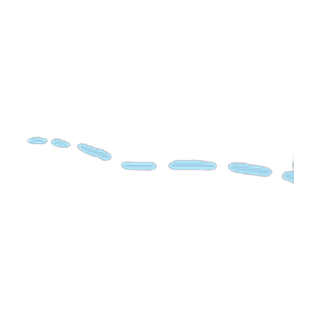
#> input picture legend-match/scripts/assetbuild/crops_out/crop_17.png, 320 x 320 px
$ python split_river_lake.py
#> lines starting #> are read from the running program, lines starting #| are printed output that depends on the picture; after the words box and inside, x2 and y2 are one past the last pixel; in counts of white or black regions, pixels touching at a corner belong together
# -*- coding: utf-8 -*-
"""把教材图里的「常年河、湖」「时令河、湖」拆成"河"与"湖"两个符号。

这两个图例在教材上是一个组合符号（一条线末端扩成湖面），
但游戏里「常年河」与「湖泊」是两个独立图例 ⇒ 必须拆开，否则两张牌同图不可判定。

拆分判据：逐列统计 alpha 的**竖向跨度**。线段只有几个像素高，
湖面则高得多 ⇒ 跨度明显变大的连续列就是湖。
"""
import os, sys
import numpy as np
from PIL import Image

HERE = os.path.dirname(os.path.abspath(__file__))
OUT = os.path.join(HERE, "crops_out")


def split(path_in, path_river, path_lake):
    im = Image.open(path_in).convert("RGBA")
#> im is the input picture: PIL image 320x320 RGBA; mean R, G, B, A 3, 3.9, 4.2, 3.8
    a = np.asarray(im)[:, :, 3] > 120
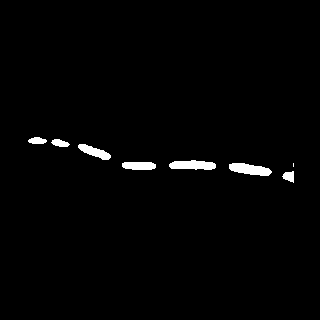
#> a: shape (320, 320) bool; 1.5% white; 8 white regions (1 under 20 px), largest, box (x1, y1, x2, y2) and area: (229, 163, 272, 176) 375, (169, 160, 216, 170) 363, (78, 144, 111, 160) 258
    H, W = a.shape
#> H = 320; W = 320
    span = np.zeros(W)
#> span = 320 values from 0 to 0
    for x in range(W):
        ys = np.where(a[:, x])[0]
        span[x] = (ys[-1] - ys[0] + 1) if len(ys) else 0
#> this loop made 320 passes
#> ys on passes 29 to 31: [140, 141], [139, 140, 141, 142], [139, 140, 141, 142]
#> after the loop, span = 320 values, max 20 at index 293, min 0 at index 0, mean 4.84
    nz = span[span > 0]
#> nz = 207 values, max 20 at index 206, min 1 at index 19, mean 7.49
    if len(nz) == 0:
        raise RuntimeError("空图 %s" % path_in)
    med = float(np.median(nz))
#> med = 8
    lake_cols = span > max(med * 2.2, med + 6)
    idx = np.where(lake_cols)[0]
#> idx = [293]
    if len(idx) == 0:
        raise RuntimeError("没找到湖面 %s（中位跨度 %.1f）" % (path_in, med))
    # 取最长的连续段
    runs, s = [], idx[0]
#> runs = []; s = 293
    for i, x in enumerate(idx):
        if i and x - idx[i - 1] > 3:
            runs.append((s, idx[i - 1])); s = x
#> this loop made 1 pass
    runs.append((s, idx[-1]))
    lx0, lx1 = max(runs, key=lambda r: r[1] - r[0])
#> lx0 = 293; lx1 = 293
    pad = 3
    lx0 = max(0, lx0 - pad); lx1 = min(W - 1, lx1 + pad)
#> after `lx0 = max(0, lx0 - pad)`: lx0 = 290
#> after `lx1 = min(W - 1, lx1 + pad)`: lx1 = 296

    # 湖：湖面列；河：湖面之前的线
    lake = im.crop((lx0, 0, lx1 + 1, H))
    river = im.crop((0, 0, max(1, lx0 - 2), H))
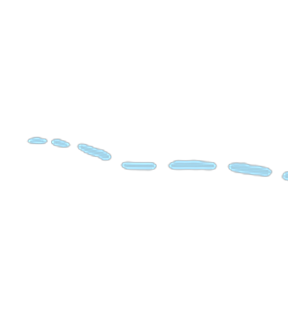
#> river: PIL image 288x320 RGBA; mean R, G, B, A 3.2, 4.1, 4.5, 4.1; transparent parts drawn white
    for sub, p in ((lake, path_lake), (river, path_river)):
        sa = np.asarray(sub)[:, :, 3]
        ys, xs = np.where(sa > 8)
        sub = sub.crop((int(xs.min()), int(ys.min()), int(xs.max()) + 1, int(ys.max()) + 1))
        save_square(sub, p)
#> this loop made 2 passes
#> sc in save_square on passes 1 to 2: 9.96, 1.03
#> pass 1, in save_square, `r = im.resize((max(1, int(im.width * sc)), max(1, int(im.height * sc))..`:
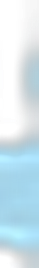
#> r: PIL image 39x268 RGBA; mean R, G, B, A 99.1, 126.5, 138.5, 117.2; transparent parts drawn white
#> pass 1, in save_square, `c.save(path)`:
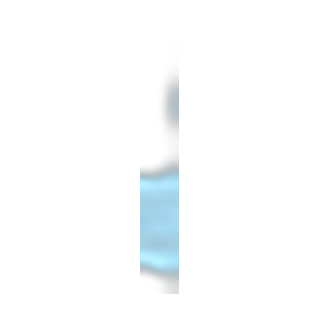
#> saved as crop_17b.png: PIL image 320x320 RGBA; mean R, G, B, A 7.2, 9.4, 10.3, 10.2; transparent parts drawn white
#> pass 2, in split, `sa = np.asarray(sub)[:, :, 3]`:
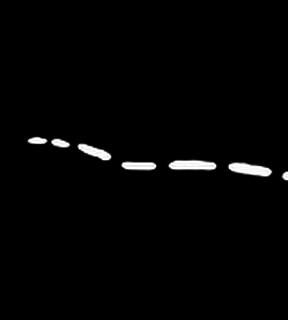
#> sa: shape (320, 288); min 0, max 255, mean 4.1
    print("%s -> 河 %s / 湖 %s (湖面列 %d-%d, 线高 %.1f)" %
          (os.path.basename(path_in), os.path.basename(path_river),
           os.path.basename(path_lake), lx0, lx1, med))
#| crop_17.png -> 河 crop_17.png / 湖 crop_17b.png (湖面列 290-296, 线高 8.0)


def save_square(im, path, size=320, pad=0.08):
    c = Image.new("RGBA", (size, size), (0, 0, 0, 0))
    sc = size * (1 - pad * 2) / max(im.width, im.height)
    r = im.resize((max(1, int(im.width * sc)), max(1, int(im.height * sc))), Image.LANCZOS)
    c.paste(r, ((size - r.width) // 2, (size - r.height) // 2), r)
    c.save(path)


if __name__ == "__main__":
    split(os.path.join(OUT, "crop_17.png"), os.path.join(OUT, "crop_17.png"),
          os.path.join(OUT, "crop_17b.png"))
    split(os.path.join(OUT, "crop_22.png"), os.path.join(OUT, "crop_22.png"),
          os.path.join(OUT, "crop_22b.png"))
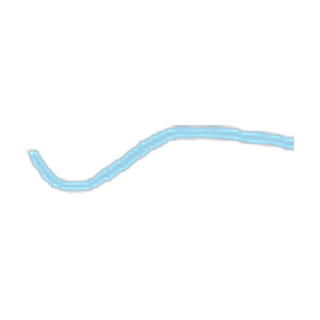
#> input picture legend-match/scripts/assetbuild/crops_out/crop_22.png, 320 x 320 px
#> in split, im is the input picture: PIL image 320x320 RGBA; mean R, G, B, A 6, 8, 8.8, 8.1
#> in split (call 2), `a = np.asarray(im)[:, :, 3] > 120`:
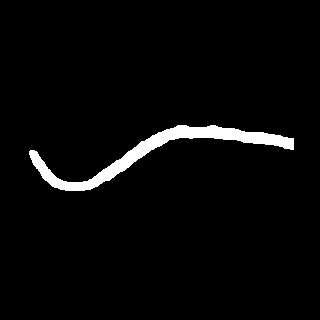
#> a: shape (320, 320) bool; 3.2% white; 1 white region, box (x1, y1, x2, y2) and area: (29, 125, 294, 191) 3317
#> the loop in split (call 2), `for x in range(W):` made 320 passes
#> ys on passes 30 to 32: [151, 152, 153, 154], [150, 151, 152, 153, 154, 155, 156, 157], [150, 151, 152, 153, 154, 155, 156, 157, 158, 159]
#> after the loop in split (call 2), `for x in range(W):`: span = 320 values, max 18 at index 36, min 0 at index 0, mean 10.37
#> in split (call 2), `nz = span[span > 0]`: nz = 265 values, max 18 at index 7, min 4 at index 0, mean 12.52
#> in split (call 2), `med = float(np.median(nz))`: med = 12
#> in split (call 2), `idx = np.where(lake_cols)[0]`: idx = empty array
#> (the run stopped early here; a loop or call above may not have finished)
